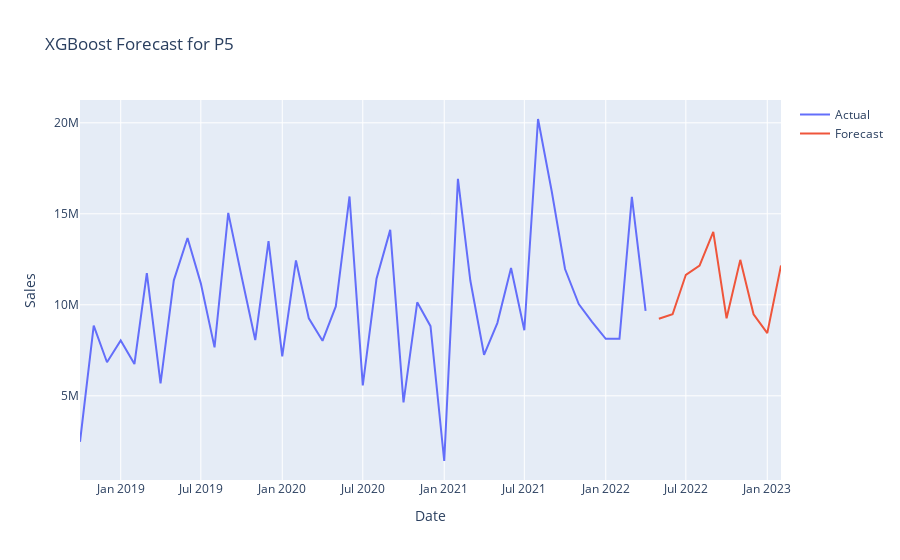

The notebook cell saved with this chart:
### Code cell
forecast_results_p5 = forecast_xgboost(
    df=df_5,  # Full dataset with target (Sales)
    test_dataset=test_5,  # Future exogenous variables only
    product_id='P5',
    feature_set=['PRO27826_org'],  # Features available in test
    best_params={'colsample_bytree': 0.9, 'learning_rate': 0.1, 'max_depth': 3, 'min_child_weight': 3, 'n_estimators': 50, 'subsample': 0.9}	,
    target_col='Sales',
    horizon=10,
    winsorize=False)
